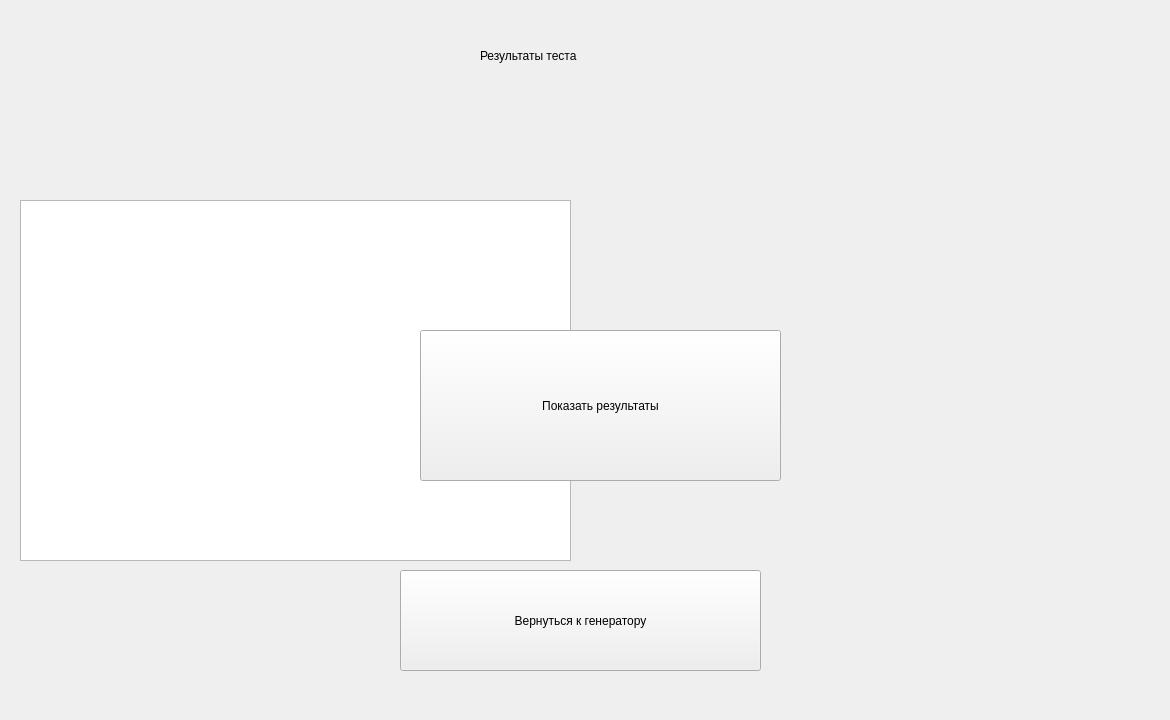
<?xml version="1.0" encoding="UTF-8"?>
<ui version="4.0">
 <class>End</class>
 <widget class="QWidget" name="End">
  <property name="geometry">
   <rect>
    <x>0</x>
    <y>0</y>
    <width>1170</width>
    <height>720</height>
   </rect>
  </property>
  <property name="minimumSize">
   <size>
    <width>1170</width>
    <height>720</height>
   </size>
  </property>
  <property name="maximumSize">
   <size>
    <width>1170</width>
    <height>720</height>
   </size>
  </property>
  <property name="windowTitle">
   <string>Результаты</string>
  </property>
  <widget class="QLabel" name="label">
   <property name="geometry">
    <rect>
     <x>-6</x>
     <y>-5</y>
     <width>1181</width>
     <height>731</height>
    </rect>
   </property>
   <property name="text">
    <string/>
   </property>
   <property name="pixmap">
    <pixmap>Snapit-App-Background.png</pixmap>
   </property>
  </widget>
  <widget class="QPushButton" name="ret">
   <property name="geometry">
    <rect>
     <x>400</x>
     <y>570</y>
     <width>361</width>
     <height>101</height>
    </rect>
   </property>
   <property name="styleSheet">
    <string notr="true">font: 10pt &quot;MS Shell Dlg 2&quot;;</string>
   </property>
   <property name="text">
    <string>Вернуться к генератору</string>
   </property>
  </widget>
  <widget class="QLabel" name="topic">
   <property name="geometry">
    <rect>
     <x>480</x>
     <y>10</y>
     <width>261</width>
     <height>91</height>
    </rect>
   </property>
   <property name="styleSheet">
    <string notr="true">font: 18pt &quot;MS Shell Dlg 2&quot;;</string>
   </property>
   <property name="text">
    <string>Результаты теста</string>
   </property>
  </widget>
  <widget class="QLabel" name="pcccccc">
   <property name="geometry">
    <rect>
     <x>810</x>
     <y>200</y>
     <width>271</width>
     <height>231</height>
    </rect>
   </property>
   <property name="text">
    <string/>
   </property>
   <property name="pixmap">
    <pixmap>pc1.png</pixmap>
   </property>
  </widget>
  <widget class="QPushButton" name="show_results">
   <property name="geometry">
    <rect>
     <x>420</x>
     <y>330</y>
     <width>361</width>
     <height>151</height>
    </rect>
   </property>
   <property name="styleSheet">
    <string notr="true">font: 12pt &quot;MS Shell Dlg 2&quot;;</string>
   </property>
   <property name="text">
    <string>Показать результаты</string>
   </property>
  </widget>
  <widget class="QPlainTextEdit" name="res">
   <property name="geometry">
    <rect>
     <x>20</x>
     <y>200</y>
     <width>551</width>
     <height>361</height>
    </rect>
   </property>
  </widget>
  <zorder>label</zorder>
  <zorder>ret</zorder>
  <zorder>topic</zorder>
  <zorder>pcccccc</zorder>
  <zorder>res</zorder>
  <zorder>show_results</zorder>
 </widget>
 <resources/>
 <connections/>
</ui>
